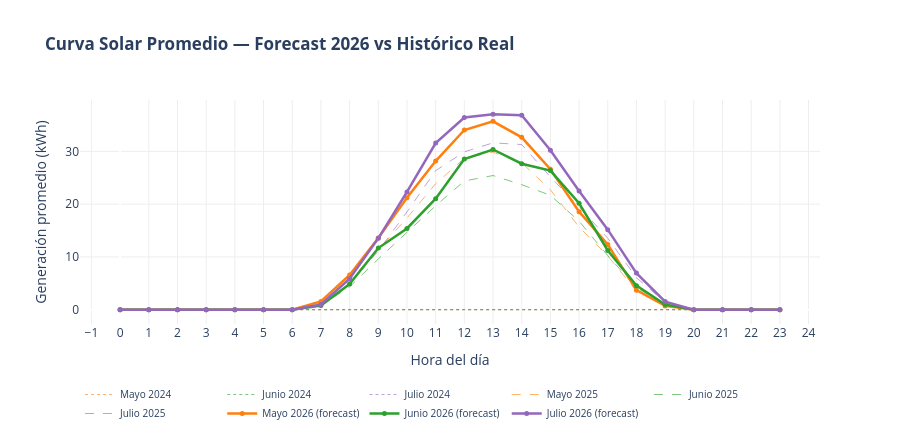

Notebook code for this chart:
### Code cell
# Curva solar promedio por mes
df_fc['Hora'] = df_fc['Datetime'].dt.hour
curva_fc = df_fc.groupby(['Mes','Hora'])['Gen_combinada'].mean().reset_index()

fig_curva = go.Figure()
for anio_ref, color, dash in [(2024,'#aec7e8','dot'),(2025,'#2c2c2c','dash')]:
    for mes_ref in [5, 6, 7]:
        curva_r = df[(df['Mes']==mes_ref) & (df['Anio']==anio_ref)].groupby('Hora')['Generacion_kWh'].mean().reset_index()
        if len(curva_r):
            fig_curva.add_trace(go.Scatter(
                x=curva_r['Hora'], y=curva_r['Generacion_kWh'],
                mode='lines', name=f'{nombres_mes[mes_ref]} {anio_ref}',
                line=dict(color=colores_mes[mes_ref], width=1.0, dash=dash), opacity=0.6
            ))

for mes in [5, 6, 7]:
    sub = curva_fc[curva_fc['Mes']==mes]
    fig_curva.add_trace(go.Scatter(
        x=sub['Hora'], y=sub['Gen_combinada'],
        mode='lines+markers', name=f'{nombres_mes[mes]} 2026 (forecast)',
        line=dict(color=colores_mes[mes], width=2.5), marker=dict(size=5)
    ))
fig_curva.update_layout(
    title='<b>Curva Solar Promedio — Forecast 2026 vs Histórico Real</b>',
    xaxis_title='Hora del día', yaxis_title='Generación promedio (kWh)',
    plot_bgcolor='white', height=440,
    xaxis=dict(showgrid=True, gridcolor='#eee', dtick=1),
    yaxis=dict(showgrid=True, gridcolor='#eee'),
    legend=dict(orientation='h', y=-0.25, font=dict(size=10))
)
fig_curva.show()

### Figure 1 — Plotly figure (JSON) as saved in the notebook; plotly's stock layout.template omitted (floating-point values rounded to 4 significant figures)
{"data": [{"line": {"color": "#ff7f0e", "dash": "dot", "width": 1}, "mode": "lines", "name": "Mayo 2024", "opacity": 0.6, "type": "scatter", "x": [0, 1, 2, 3, 4, 5, 6, 7, 8, 9, 10, 11, 12, 13, 14, 15, 16, 17, 18, 19, 20, 21, 22, 23], "y": [0.0, 0.0, 0.0, 0.0, 0.0, 0.0, 0.0, 0.0, 0.0, 0.0, 0.0, 0.0, 0.0, 0.0, 0.0, 0.0, 0.0, 0.0, 0.0, 0.0, 0.0, 0.0, 0.0, 0.0]}, {"line": {"color": "#2ca02c", "dash": "dot", "width": 1}, "mode": "lines", "name": "Junio 2024", "opacity": 0.6, "type": "scatter", "x": [0, 1, 2, 3, 4, 5, 6, 7, 8, 9, 10, 11, 12, 13, 14, 15, 16, 17, 18, 19, 20, 21, 22, 23], "y": [0.0, 0.0, 0.0, 0.0, 0.0, 0.0, 0.0, 0.0, 0.0, 0.0, 0.0, 0.0, 0.0, 0.0, 0.0, 0.0, 0.0, 0.0, 0.0, 0.0, 0.0, 0.0, 0.0, 0.0]}, {"line": {"color": "#9467bd", "dash": "dot", "width": 1}, "mode": "lines", "name": "Julio 2024", "opacity": 0.6, "type": "scatter", "x": [0, 1, 2, 3, 4, 5, 6, 7, 8, 9, 10, 11, 12, 13, 14, 15, 16, 17, 18, 19, 20, 21, 22, 23], "y": [0.0, 0.0, 0.0, 0.0, 0.0, 0.0, 0.0, 0.0, 0.0, 0.0, 0.0, 0.0, 0.0, 0.0, 0.0, 0.0, 0.0, 0.0, 0.0, 0.0, 0.0, 0.0, 0.0, 0.0]}, {"line": {"color": "#ff7f0e", "dash": "dash", "width": 1}, "mode": "lines", "name": "Mayo 2025", "opacity": 0.6, "type": "scatter", "x": [0, 1, 2, 3, 4, 5, 6, 7, 8, 9, 10, 11, 12, 13, 14, 15, 16, 17, 18, 19, 20, 21, 22, 23], "y": [0.0, 0.0, 0.0, 0.0, 0.0, 0.0, 0.001613, 1.251, 5.549, 11.33, 17.39, 23.87, 28.71, 29.88, 27.85, 22.72, 15.67, 10.19, 3.575, 0.6926, 0.0, 0.0, 0.0, 0.0]}, {"line": {"color": "#2ca02c", "dash": "dash", "width": 1}, "mode": "lines", "name": "Junio 2025", "opacity": 0.6, "type": "scatter", "x": [0, 1, 2, 3, 4, 5, 6, 7, 8, 9, 10, 11, 12, 13, 14, 15, 16, 17, 18, 19, 20, 21, 22, 23], "y": [0.0, 0.0, 0.0, 0.0, 0.0, 0.0, 0.005333, 0.7957, 4.332, 9.614, 14.56, 19.7, 24.4, 25.43, 23.69, 21.69, 16.76, 10.26, 4.172, 0.948, 0.003667, 0.0, 0.0, 0.0]}, {"line": {"color": "#9467bd", "dash": "dash", "width": 1}, "mode": "lines", "name": "Julio 2025", "opacity": 0.6, "type": "scatter", "x": [0, 1, 2, 3, 4, 5, 6, 7, 8, 9, 10, 11, 12, 13, 14, 15, 16, 17, 18, 19, 20, 21, 22, 23], "y": [0.0, 0.0, 0.0, 0.0, 0.0, 0.0, 0.001935, 0.8303, 4.9, 11.13, 18.53, 26.36, 29.92, 31.62, 31.3, 25.17, 19.49, 13.54, 6.064, 1.385, 0.004839, 0.0, 0.0, 0.0]}, {"line": {"color": "#ff7f0e", "width": 2.5}, "marker": {"size": 5}, "mode": "lines+markers", "name": "Mayo 2026 (forecast)", "type": "scatter", "x": [0, 1, 2, 3, 4, 5, 6, 7, 8, 9, 10, 11, 12, 13, 14, 15, 16, 17, 18, 19, 20, 21, 22, 23], "y": [0.0, 0.0, 0.0, 0.0, 0.0, 0.0, 0.001266, 1.56, 6.574, 13.58, 21.23, 28.17, 34.06, 35.71, 32.67, 26.62, 18.58, 12.35, 3.697, 0.7178, 0.0, 0.0, 0.0, 0.0]}, {"line": {"color": "#2ca02c", "width": 2.5}, "marker": {"size": 5}, "mode": "lines+markers", "name": "Junio 2026 (forecast)", "type": "scatter", "x": [0, 1, 2, 3, 4, 5, 6, 7, 8, 9, 10, 11, 12, 13, 14, 15, 16, 17, 18, 19, 20, 21, 22, 23], "y": [0.0, 0.0, 0.0, 0.0, 0.0, 0.0, 0.002363, 0.8011, 4.867, 11.68, 15.4, 21.05, 28.56, 30.37, 27.67, 26.37, 20.18, 11.22, 4.557, 0.9783, 0.001625, 0.0, 0.0, 0.0]}, {"line": {"color": "#9467bd", "width": 2.5}, "marker": {"size": 5}, "mode": "lines+markers", "name": "Julio 2026 (forecast)", "type": "scatter", "x": [0, 1, 2, 3, 4, 5, 6, 7, 8, 9, 10, 11, 12, 13, 14, 15, 16, 17, 18, 19, 20, 21, 22, 23], "y": [0.0, 0.0, 0.0, 0.0, 0.0, 0.0, 0.0008575, 0.9727, 5.886, 13.53, 22.31, 31.6, 36.43, 37.03, 36.88, 30.23, 22.48, 15.16, 6.934, 1.531, 0.002144, 0.0, 0.0, 0.0]}], "layout": {"height": 440, "legend": {"font": {"size": 10}, "orientation": "h", "y": -0.25}, "plot_bgcolor": "white", "title": {"text": "<b>Curva Solar Promedio — Forecast 2026 vs Histórico Real</b>"}, "xaxis": {"dtick": 1, "gridcolor": "#eee", "showgrid": true, "title": {"text": "Hora del día"}}, "yaxis": {"gridcolor": "#eee", "showgrid": true, "title": {"text": "Generación promedio (kWh)"}}}}
